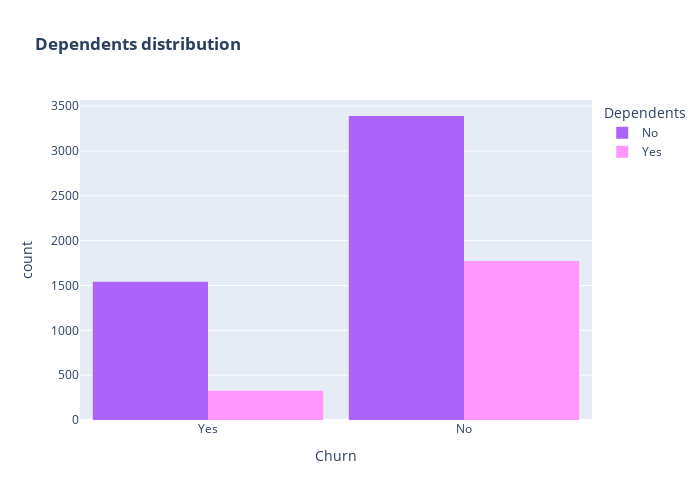

The notebook cell saved with this chart:
### Markdown cell above
<p style = 'font-size:16px;font-family:Arial'> A lot of customers choose the Fiber optic service and it's also evident that the customers who use Fiber optic have high churn rate, this might suggest a dissatisfaction with this type of internet service.
<br> Customers having DSL service are majority in number and have less churn rate compared to Fibre optic service.

### Code cell
color_map = {"Yes": "#FF97FF", "No": "#AB63FA"}
fig = px.histogram(df, x="Churn", color="Dependents", barmode="group", title="<b>Dependents distribution</b>", color_discrete_map=color_map)
fig.update_layout(width=700, height=500, bargap=0.1)
fig.show()

### Figure 1 — Plotly figure (JSON) as saved in the notebook; plotly's stock layout.template omitted (floating-point values rounded to 4 significant figures; data arrays with more than 128 entries replaced by an {"elided": "..."} marker saying what was removed)
{"data": [{"alignmentgroup": "True", "bingroup": "x", "hovertemplate": "Dependents=No<br>Churn=%{x}<br>count=%{y}<extra></extra>", "legendgroup": "No", "marker": {"color": "#AB63FA", "pattern": {"shape": ""}}, "name": "No", "offsetgroup": "No", "orientation": "v", "showlegend": true, "type": "histogram", "x": {"elided": "4933 str values"}, "xaxis": "x", "yaxis": "y"}, {"alignmentgroup": "True", "bingroup": "x", "hovertemplate": "Dependents=Yes<br>Churn=%{x}<br>count=%{y}<extra></extra>", "legendgroup": "Yes", "marker": {"color": "#FF97FF", "pattern": {"shape": ""}}, "name": "Yes", "offsetgroup": "Yes", "orientation": "v", "showlegend": true, "type": "histogram", "x": {"elided": "2099 str values"}, "xaxis": "x", "yaxis": "y"}], "layout": {"bargap": 0.1, "barmode": "group", "height": 500, "legend": {"title": {"text": "Dependents"}, "tracegroupgap": 0}, "title": {"text": "<b>Dependents distribution</b>"}, "width": 700, "xaxis": {"anchor": "y", "autorange": true, "domain": [0, 1], "range": [-0.5, 1.5], "title": {"text": "Churn"}, "type": "category"}, "yaxis": {"anchor": "x", "autorange": true, "domain": [0, 1], "range": [0, 3568.0], "title": {"text": "count"}}}}
